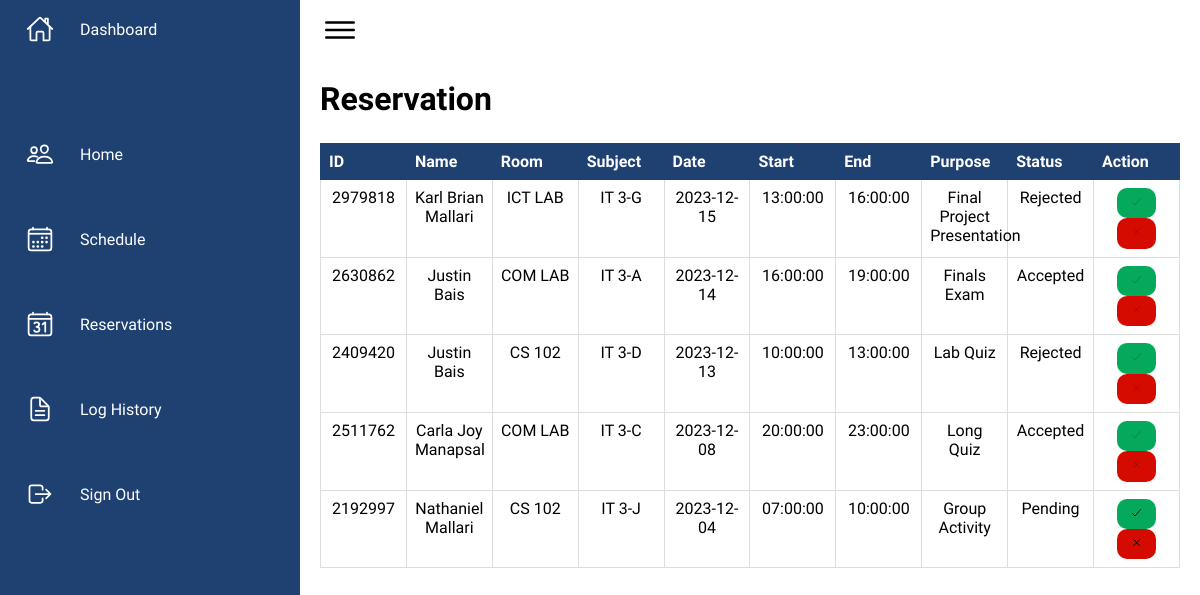
The app's page /dashboard/reservation.php (signed in), older data.
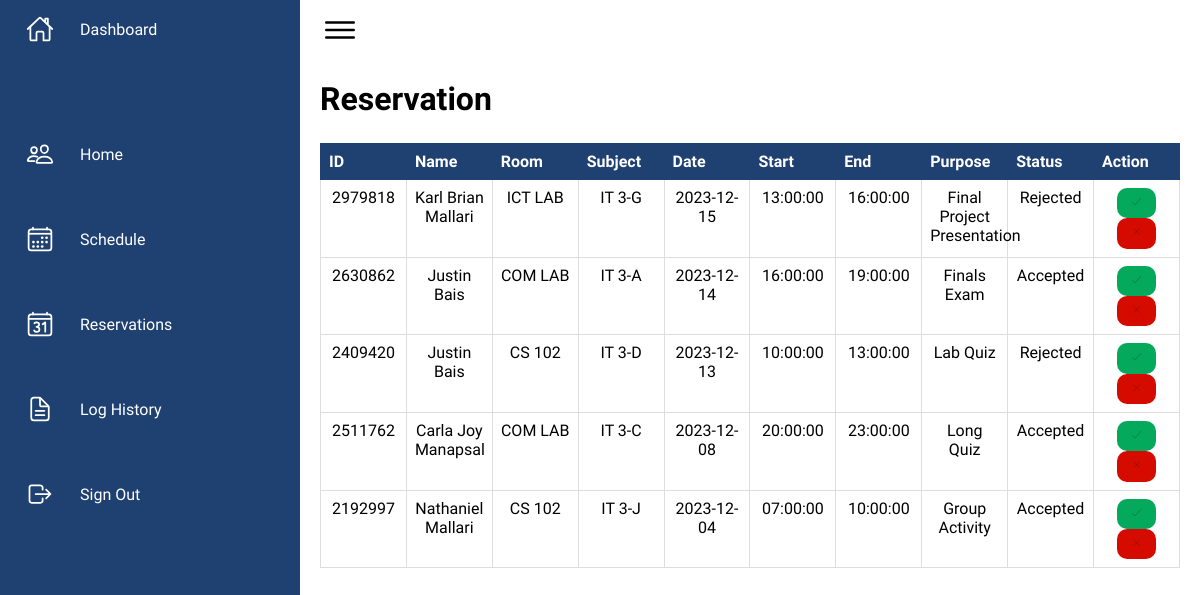
The same page, newer data.
### tables this page shows
CREATE TABLE `ccs_reservation` (
  `reservation_id` int(11) NOT NULL,
  `prof_name` varchar(50) DEFAULT NULL,
  `room` varchar(20) DEFAULT NULL,
  `subject` varchar(20) DEFAULT NULL,
  `section` varchar(20) DEFAULT NULL,
  `sched_date` date DEFAULT NULL,
  `time_start` time DEFAULT NULL,
  `time_end` time DEFAULT NULL,
  `purpose` varchar(255) DEFAULT NULL,
  `reserve_status` varchar(15) DEFAULT NULL
);

### dashboard/reservation.php (the view, shortened to what this page needs)
<?php
    require_once '../configuration/dbcon.php';
try{
    if(isset($_SESSION['ccs_id']) && $_SESSION['position'] == 'Admin'){
        $sql = "SELECT * FROM ccs_reservation ORDER BY sched_date DESC";
        $stmt = $pdo->prepare($sql);
        $stmt->execute();
        $result = $stmt->fetchAll(PDO::FETCH_ASSOC);
    }
}
catch(PDOException $e){
    $error_log = "Error: " . $e->getMessage();
    echo '<script>alert("' . $error_log . '"); window.location.href = "../index.php";</script>';
    exit();
}
?>
<!DOCTYPE html>
<html lang="en">
<head>
    <link rel="stylesheet" href="../styles/dashboardstruc.css">
</head>
<body>
    <?php if($_SESSION['position'] == 'Admin'){
        require '../navigation/admin-dashboard.php';
    }
    else{
        require '../navigation/user-dashboard.php';
    }
    ?>
    <div class="main">
        <div class="topbar">
            <div class="toggle">
                <ion-icon name="menu-outline"></ion-icon>
            </div>
        </div>
        <div class="reservation">
            <div class="title">
                <div class="title-left">
                    <h1>Reservation</h1>
                </div>
            </div>
            <table>
                <thead>
                    <th>ID</th>
                    <th>Name</th>
                    <th>Room</th>
                    <th>Subject</th>
                    <th>Date</th>
                    <th>Start</th>
                    <th>End</th>
                    <th>Purpose</th>
                    <th>Status</th>
                    <?php
                        if($_SESSION['position']=='Admin'){
                            echo '<th>Action</th>';
                        }
                    ?>
                </thead>
                <tbody>
                <?php
                if($_SESSION['position'] == 'Admin'){
                    foreach ($result as $res){
                        echo "<tbody>";
                        echo "<tr>";
                        echo '<form action="reservation.php" method="POST">';
                        echo "<td><input type='hidden' name='reservation_id' value='{$res['reservation_id']}'>{$res['reservation_id']}</td>";
                        echo "<td>{$res['prof_name']}</td>";
                        echo "<td>{$res['room']}</td>";
                        echo "<td>{$res['section']}</td>";
                        echo "<td>{$res['sched_date']}</td>";
                        echo "<td>{$res['time_start']}</td>";
                        echo "<td>{$res['time_end']}</td>";
                        echo "<td>{$res['purpose']}</td>";
                        if($res['reserve_status'] == 'Accepted' || $res['reserve_status'] == 'Rejected'){
                            echo "<td>{$res['reserve_status']}</td>";
                            echo '<td>';
                            echo '<button type="submit" class="accept" name="accept" disabled><ion-icon name="checkmark-outline"></ion-icon></button>';
                            echo '<button type="submit" class ="reject" name="reject" disabled><ion-icon name="close-outline"></ion-icon></button>';
                            echo '</td>';
                        }
                        else{
                            echo "<td>{$res['reserve_status']}</td>";
                            echo '<td>';
                            echo '<button type="submit" class="accept" name="accept"><ion-icon name="checkmark-outline"></ion-icon></button>';
                            echo '<button type="submit" class="reject" name="reject"><ion-icon name="close-outline"></ion-icon></button>';
                            echo '</td>';
                        }
                        echo "</form>";
                        echo "</tr>";
                        echo "</tbody>";
                    }
                }
                ?>
                </tbody>
            </table>
        </div>
    </div>
</body>
</html>

Row changes from the older to the newer data that the page shows:
changed ccs_reservation "Nathaniel Mallari": reserve_status "Pending" → "Accepted"
